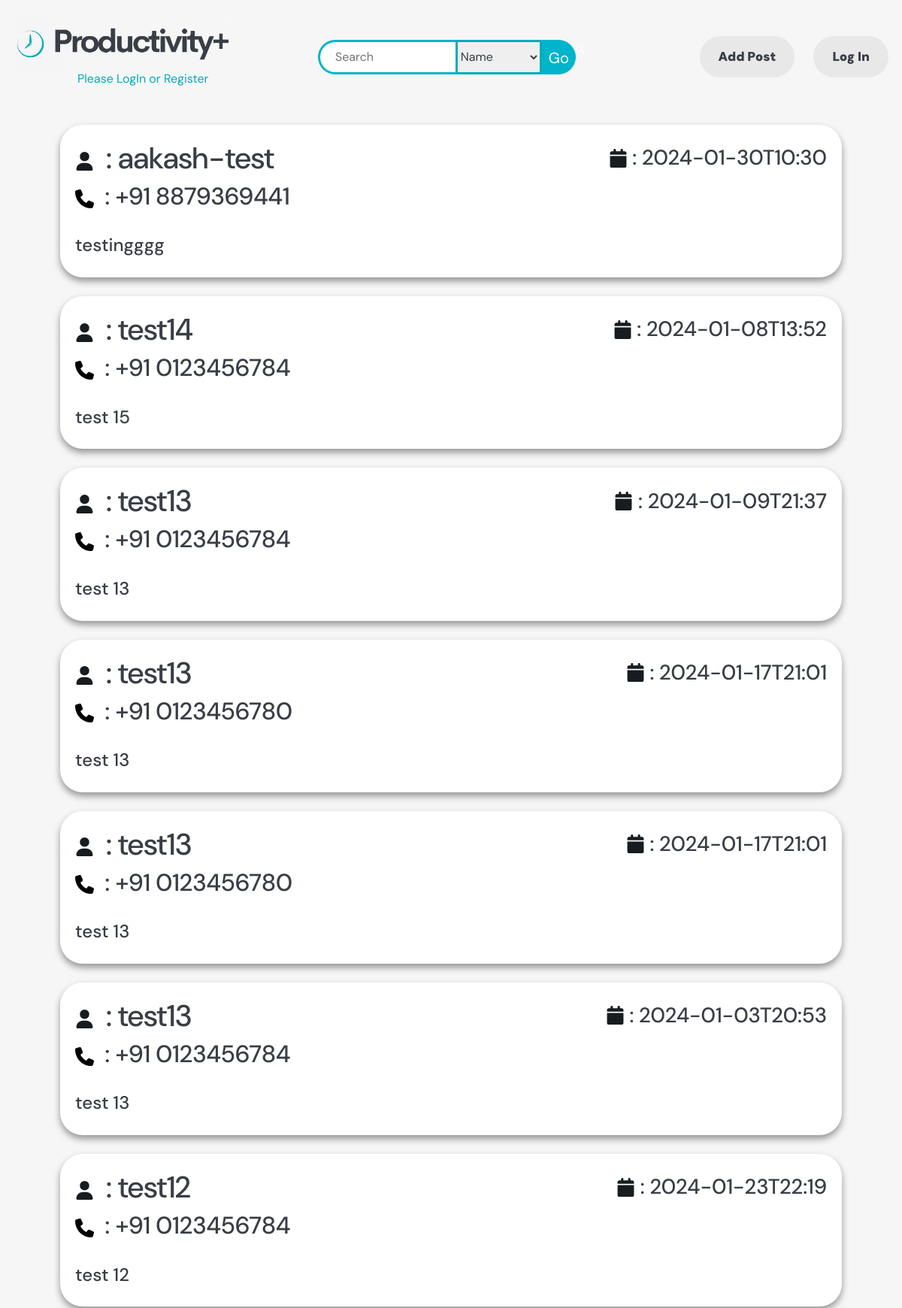
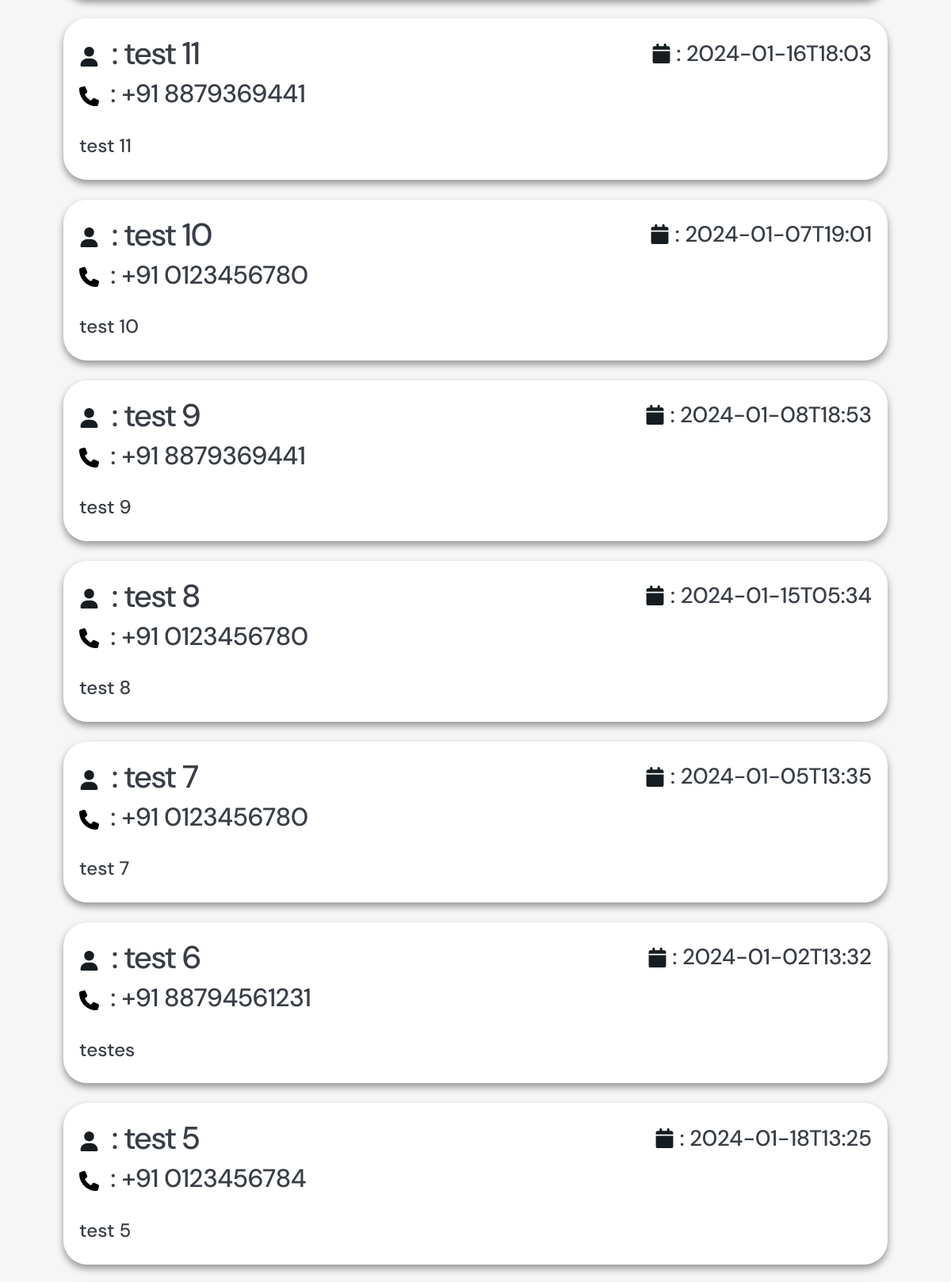
Before: / (upper part) with the older database file (2 pictures, top to bottom).
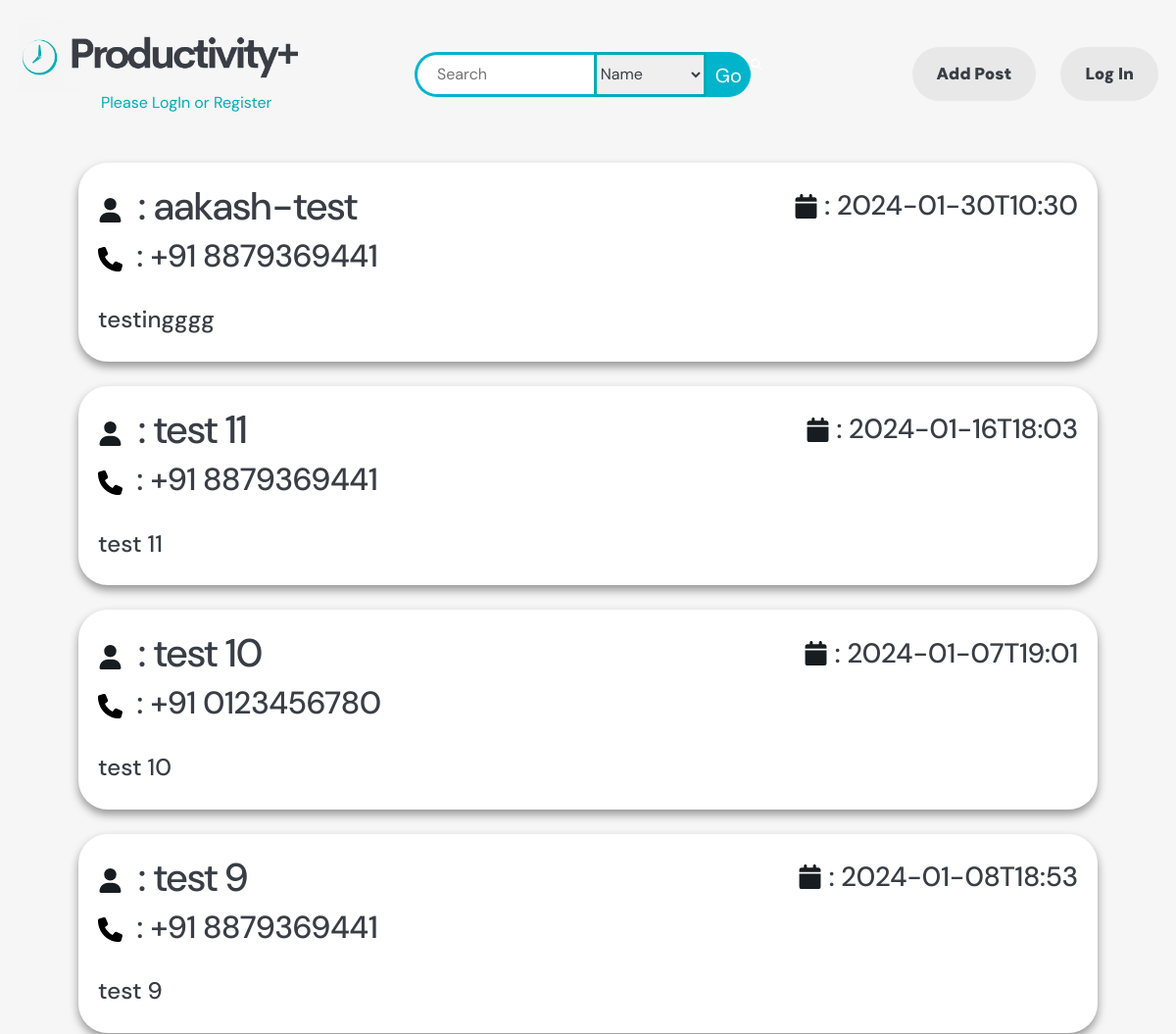
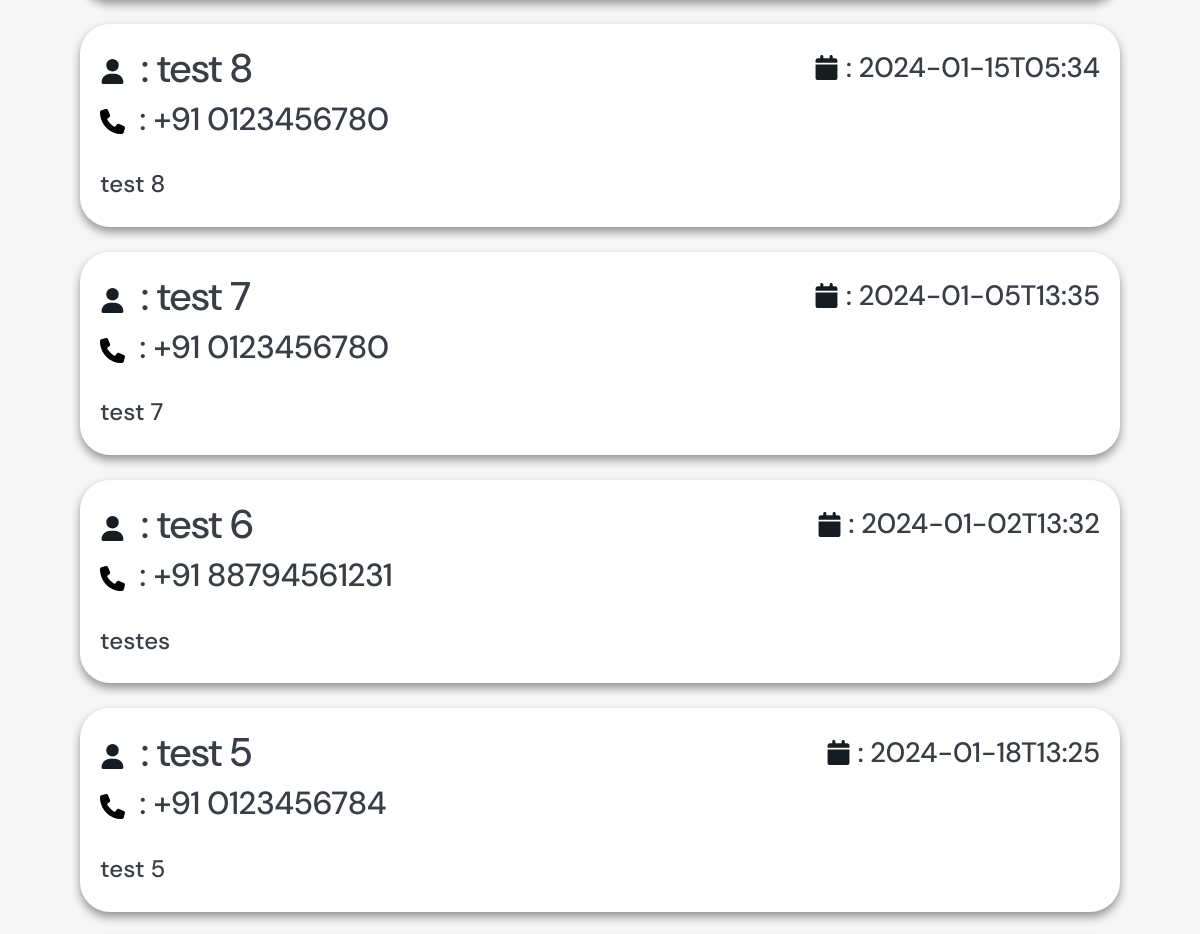
After: the same page with the newer database file (2 pictures, top to bottom).
### tables this page shows
CREATE TABLE `posts` (
  `id` int(11) NOT NULL,
  `name` varchar(255) NOT NULL,
  `contact` varchar(255) NOT NULL,
  `date` varchar(255) NOT NULL,
  `description` varchar(255) NOT NULL,
  `file` varchar(255) NOT NULL,
  `uid` int(20) NOT NULL
);

### functions/helpers.php (called while the page is built, shortened)
<?php
function asset($file)
{
     return trim(BASE_URL, '/ ') . '/' . trim($file, '/');
}
function url($url)
{
     return trim(BASE_URL, '/ ') . '/' . trim($url, '/');
}

### index.php (the view, shortened to what this page needs)
<?php
     require_once 'functions/helpers.php';
     require_once 'functions/pdo_connection.php';
     if(isset($_POST['option']) && isset($_POST['search']) && $_POST['search'] !== '')
         {  $option = $_POST['option'];
          if(($_POST['option']) == 'name')
            {
              $query = "SELECT * FROM `posts` WHERE INSTR(name,?) <> 0";
              $statement = $pdo->prepare($query);
              $statement->execute([$_POST['search']]);
              $posts = $statement->fetchAll();
            } elseif (($_POST['option']) == 'contact') {
              $query = "SELECT * FROM `posts` WHERE INSTR(contact,?) <> 0";
              $statement = $pdo->prepare($query);
              $statement->execute([$_POST['search']]);
              $posts = $statement->fetchAll();
            } elseif (($_POST['option']) == 'date') {
              $query = "SELECT * FROM `posts` WHERE INSTR(date,?) <> 0";
              $statement = $pdo->prepare($query);
              $statement->execute([$_POST['search']]);
              $posts = $statement->fetchAll();
            } else {
              $query = "SELECT * FROM `posts` WHERE INSTR(description,?) <> 0";
              $statement = $pdo->prepare($query);
              $statement->execute([$_POST['search']]);
              $posts = $statement->fetchAll();
            }
         }else{
          $query = "SELECT * FROM posts ORDER BY id DESC";
          $statement = $pdo->prepare($query);
          $statement->execute();
          $posts = $statement->fetchAll();
        }
     ?>
<!DOCTYPE html>
<html lang="en">
<head>
    <link rel="stylesheet" href="<?= asset('assets/css/bootstrap.min.css') ?>" media="all" type="text/css">
    <link rel="stylesheet" href="<?= asset('assets/css/style.css') ?>" media="all" type="text/css">
    <link rel="stylesheet" href="<?= asset('assets/css/Home.css') ?>" media="all" type="text/css">
</head>
<body>
        <?php require_once "layouts/top-nav.php"?>
    <?php foreach ($posts as $post) { ?>
      <a href="<?= url('single.php?post_id=') . $post->id ?>">
        <div class="posts">
            <div class="post">
              <div class="post_header">
                <h1>
                <svg xmlns="http://www.w3.org/2000/svg" height="25" width="25" viewBox="0 0 448 512">
                  <path fill="#161c1f" d="M224 256A128 128 0 1 0 224 0a128 128 0 1 0 0 256zm-45.7 48C79.8 304 0 383.8 0 482.3C0 498.7 13.3 512 29.7 512H418.3c16.4 0 29.7-13.3 29.7-29.7C448 383.8 368.2 304 269.7 304H178.3z"/>
                </svg>
                  &nbsp;:&nbsp;<?= $post->name ?>
                </h1>
                <h3 class='post_date'>
                &nbsp;:&nbsp;<?= $post->date ?>
                </h3>
                </div>
                <div class="post_contact">
                <h2>
                  &nbsp;:&nbsp;<?= $post->contact ?>
                  </h2>
                </div>
                <br>
              <h4><?= $post->description ?></h4>
            </div>
        </div>
      </a>
<?php } ?>
</body>
</html>

### layouts/top-nav.php (shortened to what this page needs)
<nav class="navbar">
        <div>
          <img class="logo" src='layouts\Capture.PNG' alt='logo'/>
          <?php
        if(!isset($_SESSION['user'])){
            ?>
            <div class="welcome-message">
            <p>Please LogIn or Register</p>
            </div>
            <?php
        } else { ?>
            <div class="welcome-message">
            <p>Welcome, <?php echo $_SESSION['name']?></p>
            </div>
    <?php    } ?>
        </div>
        <form action="<?= url('index.php') ?>" method="post">
        <div class="search-bar">
          <div class="search">
              <input type="text" name="search" class="searchTerm" placeholder="Search" />
                <select id="option" name="option">
                  <option value="name">Name</option>
                </select>
                <input type="submit" class="searchButton" value='Go'>
          </div>
        </div>
        </form>
        <div class="submit-container">
          <a href="<?= url('uploadinfo.php') ?>"><button class="add">Add Post</button></a>
          <?php
                if (!isset($_SESSION['user'])) {
                    ?>
          <a href="<?= url('auth/login.php') ?>"><button class="log">Log In</button></a>
            <?php
                } else { ?>
          <a  href="<?= url('auth/logout.php') ?>"><button class="log">Log Out</button></a>
          <?php } ?>
        </div>
</nav>

### assets/css/Home.css (style rules this page uses)
body { background-color: #f6f6f6; font-family: DMsans; }
.posts { display: flex; flex-direction: column; margin-left: 80px; margin-right: 80px; margin-top: 25px; padding: 20px; border-radius: 30px; box-shadow: 0px 5px 10px rgba(0, 0, 0, 0.4); background-color: white; transition: 400ms; }
.post_header { display: flex; justify-content: space-between; }
.post_contact { display: flex; }
.post_date { display: flex; align-items: center; }
.log { padding: 15px 25px; border: unset; border-radius: 30px; color: #393E46; z-index: 1; background: #e8e8e8; position: relative; font-weight: 1000; font-size: 17px; transition: all 250ms; overflow: hidden; }
.log::before { content: ""; position: absolute; top: 0; left: 0; height: 100%; width: 0; border-radius: 30px; background-color: #393E46; z-index: -1; transition: all 250ms }
.add { padding: 15px 25px; border: unset; border-radius: 30px; color: #393E46; z-index: 1; background: #e8e8e8; position: relative; font-weight: 1000; font-size: 17px; transition: all 250ms; overflow: hidden; }
.add::before { content: ""; position: absolute; top: 0; left: 0; height: 100%; width: 0; border-radius: 30px; background-color: #393E46; z-index: -1; transition: all 250ms }
.navbar { display: flex; justify-content: space-between; align-items: center; position: sticky; overflow: hidden; position: -webkit-sticky; background-color: #f6f6f6; padding: 8px; height: auto; margin: 10px; }
.logo { height: 75px; width: auto; }
.welcome-message { color: #00ADB5; margin-left: 85px; }
input { padding: 8px; border: 1px solid #00ADB5; border-radius: 30px; outline: none; }
select { display: flex; justify-content: center; border: 3px solid #00ADB5; color:#393E46; }
.submit-container { display: flex; align-items: center; }
.log { margin-left: 25px; }
.search-bar { display: flex; margin: auto; width: 30%; position: absolute; top: 50%; left: 50%; transform: translate(-50%, -50%); }
.search { width: 100%; position: relative; display: flex; }
.searchTerm { width: 100%; border: 3px solid #00B4CC; border-right: none; padding: 20px; height: 20px; border-radius: 30px 0 0 30px; outline: none; color: #9DBFAF; }
.searchButton { width: 60px; height: 46px; border: 1px solid #00B4CC; background: #00B4CC; text-align: center; color: #fff; border-radius: 0 30px 30px 0; cursor: pointer; font-size: 20px; }
a:link { color: #393E46; text-decoration: none!important; }

Changed rows visible on the page:
removed posts: name "test14", date "2024-01-08T13:52", contact "+91 0123456784", description "test 15"
removed posts: name "test13", date "2024-01-09T21:37", contact "+91 0123456784", description "test 13"
removed posts: name "test13", date "2024-01-17T21:01", contact "+91 0123456780", description "test 13"
removed posts: name "test13", date "2024-01-17T21:01", contact "+91 0123456780", description "test 13"
removed posts: name "test13", date "2024-01-03T20:53", contact "+91 0123456784", description "test 13"
removed posts: name "test12", date "2024-01-23T22:19", contact "+91 0123456784", description "test 12"
